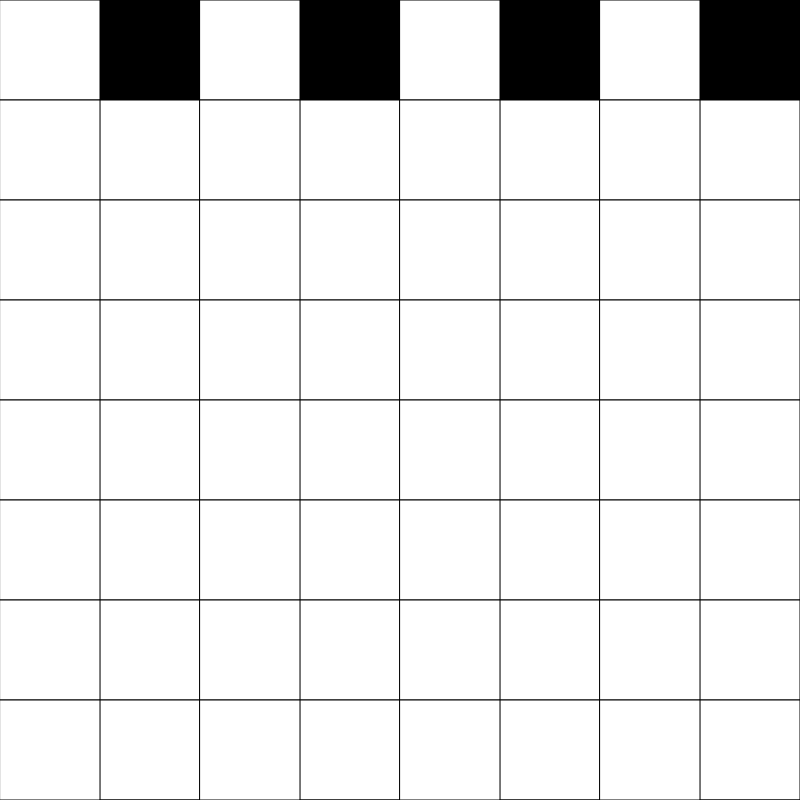
Frame 1 (no input)
Frame 60 (no input): identical to frame 1, image omitted
Frame 120 (the mouse pressed at the canvas centre since frame 60): identical to frame 1, image omitted

The p5.js sketch that drew this single still picture (run headless with seeded random() and noise() and a simulated clock; from frame 60 on, the mouse is pressed at the canvas centre):

// p5.js sketch
// ── sketch.js
function setup() {
  createCanvas(800, 800);
  background(0);

  let x = 0;
  let y = 0;

  for (i = 0; i < 8; i++) {
    for (o = 0; o < 4; o++) {
      rect(x, y, 100);
      x += 200;
      print("x = " + x);
      print("y = " + y);
    }

    x = 100;
    y += 100;

    for (o = 0; o < 4; o++) {
      rect(x, y, 100);
      x += 200;
    }

    x = 0;
  }
}
function draw() {
  if (mouseIsPressed) {
    if (mouseButton == LEFT) {
      print(mouseX, mouseY);
    }
  }
}
